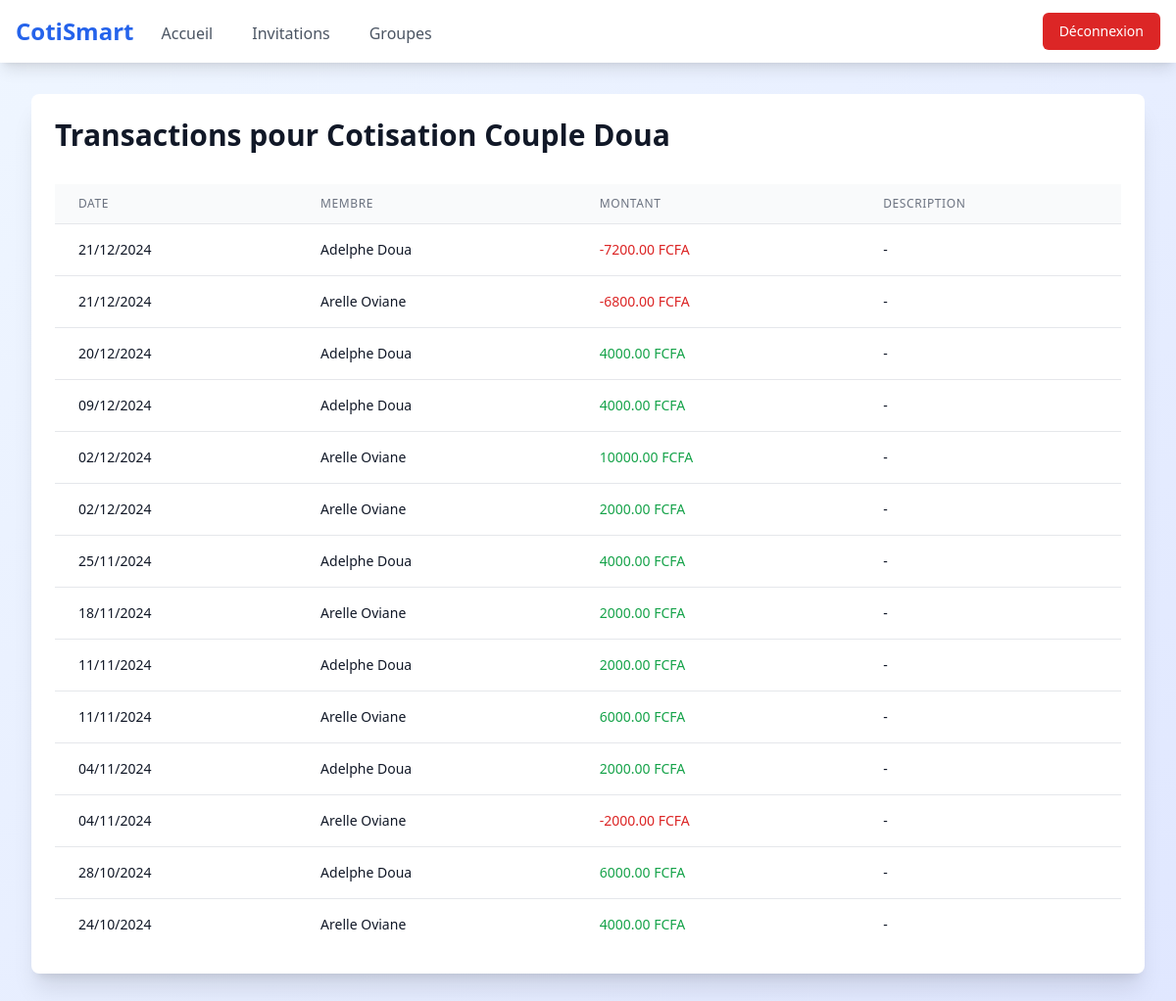
Page /group/1/transactions (signed in) on the committed database.
### flask_app.py (models this page shows, shortened)
class Group(db.Model):
    id = db.Column(db.Integer, primary_key=True)
    name = db.Column(db.String(100), nullable=False)
    members = db.relationship('GroupMembership', backref='group', lazy=True)

class Transaction(db.Model):
    id = db.Column(db.Integer, primary_key=True)
    group_id = db.Column(db.Integer, db.ForeignKey('group.id'), nullable=False)
    member_id = db.Column(db.Integer, db.ForeignKey('user.id'), nullable=False)
    amount = db.Column(db.Float, nullable=False)
    description = db.Column(db.String(200), nullable=True)
    date = db.Column(db.DateTime, nullable=False, default=datetime.utcnow)
    type = db.Column(db.String(20), nullable=False)  # 'deposit' pour entrée, 'withdrawal' pour sortie
    group = db.relationship('Group', backref='transactions')
    member = db.relationship('User', backref='transactions')

class User(db.Model):
    id = db.Column(db.Integer, primary_key=True)
    username = db.Column(db.String(100), nullable=False, unique=True)
    email = db.Column(db.String(100), nullable=False, unique=True)
    password = db.Column(db.String(100), nullable=False)
    role = db.Column(db.String(100), nullable=False, default='user')
    groups = db.relationship('GroupMembership', backref='user', lazy=True)

### flask_app.py (the view, shortened to what this page needs)
@app.route('/group/<int:group_id>/transactions', methods=['GET', 'POST'])
def group_transactions(group_id):
    if 'user_id' not in session:
        return redirect(url_for('connexion'))
    user = User.query.get(session['user_id'])
    group = Group.query.get_or_404(group_id)
    membership = GroupMembership.query.filter_by(
        user_id=user.id,
        group_id=group_id
    ).first()
    if not membership:
        flash('Vous n\'avez pas accès à ce groupe', 'error')
        return redirect(url_for('group'))
    transactions = Transaction.query.filter_by(group_id=group_id).order_by(Transaction.date.desc()).all()
    is_admin = membership.role == 'admin'
    members = db.session.query(User).join(GroupMembership).filter(GroupMembership.group_id == group_id).all()
    pending_invitations_count = get_pending_invitations_count(user.id)
    return render_template('transaction.html',
                           group=group,
                           transactions=transactions,
                           members=members,
                           user=user,
                           is_admin=is_admin,
                           pending_invitations_count=pending_invitations_count)

### flask_app.py (called while the page is built)
def get_pending_invitations_count(user_id):
    return GroupInvitation.query.filter_by(
        user_id=user_id,
        status='pending'
    ).count()

### templates/transaction.html (shortened to what this page needs)
<!DOCTYPE html>
<html lang="fr">
<head>
    <script src="https://cdn.tailwindcss.com"></script>
</head>
<body class="bg-gradient-to-br from-blue-50 to-indigo-100 min-h-screen">
    {% include 'nav.html' %}
    <div class="max-w-7xl mx-auto px-4 sm:px-6 lg:px-8 py-8">
        <div class="bg-white rounded-lg shadow-xl overflow-hidden">
            <div class="p-6">
                <h1 class="text-3xl font-bold text-gray-900 mb-8">Transactions pour {{ group.name }}</h1>
                {% if transactions %}
                    <div class="overflow-x-auto">
                        <table class="min-w-full divide-y divide-gray-200">
                            <thead class="bg-gray-50">
                                <tr>
                                    <th class="px-6 py-3 text-left text-xs font-medium text-gray-500 uppercase tracking-wider">Date</th>
                                    <th class="px-6 py-3 text-left text-xs font-medium text-gray-500 uppercase tracking-wider">Membre</th>
                                    <th class="px-6 py-3 text-left text-xs font-medium text-gray-500 uppercase tracking-wider">Montant</th>
                                    <th class="px-6 py-3 text-left text-xs font-medium text-gray-500 uppercase tracking-wider">Description</th>
                                </tr>
                            </thead>
                            <tbody class="bg-white divide-y divide-gray-200">
                                {% for transaction in transactions %}
                                    <tr class="hover:bg-gray-50 transition-colors duration-150">
                                        <td class="px-6 py-4 whitespace-nowrap text-sm text-gray-900">
                                            {{ transaction.date.strftime('%d/%m/%Y') }}
                                        </td>
                                        <td class="px-6 py-4 whitespace-nowrap text-sm text-gray-900">
                                            {{ transaction.member.username }}
                                        </td>
                                        <td class="px-6 py-4 whitespace-nowrap text-sm">
                                            <span class="font-medium {% if transaction.amount > 0 %}text-green-600{% else %}text-red-600{% endif %}">
                                                {{ "%.2f"|format(transaction.amount) }} FCFA
                                            </span>
                                        </td>
                                        <td class="px-6 py-4 text-sm text-gray-900">
                                            {{ transaction.description or '-' }}
                                        </td>
                                    </tr>
                                {% endfor %}
                            </tbody>
                        </table>
                    </div>
                {% else %}
                    <div class="text-center py-8">
                        <p class="text-gray-500">Aucune transaction n'a été enregistrée pour le moment.</p>
                    </div>
                {% endif %}
            </div>
        </div>
    </div>
</body>
</html>

### rows in the picture
Group: name "Cotisation Couple Doua"
Transaction: amount "-7200.00"
Transaction: amount "-6800.00"
Transaction: amount "4000.00"
Transaction: amount "4000.00"
Transaction: amount "10000.00"
Transaction: amount "2000.00"
Transaction: amount "4000.00"
Transaction: amount "2000.00"
Transaction: amount "2000.00"
Transaction: amount "6000.00"
Transaction: amount "2000.00"
Transaction: amount "-2000.00"
Transaction: amount "6000.00"
Transaction: amount "4000.00"
